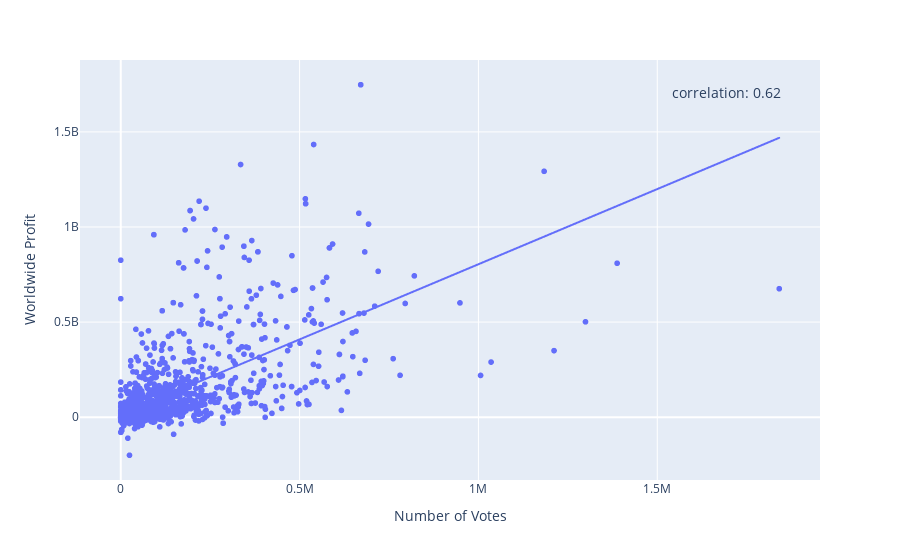

Notebook code cell kept with this figure:
### Markdown cell above
Lets graph numvotes and Worldwide_Profit on a scatterplot

### Code cell
votesProfit = px.scatter(question2DF, x="numvotes", y="Worldwide_Profit", trendline = 'ols')
correlation = question2DF["numvotes"].corr(question2DF["Worldwide_Profit"])
votesProfit.update_layout(annotations=[dict(x=0.95, y=0.95, xref='paper', yref='paper', text=f'correlation: {correlation:.2f}', 
                                 showarrow=False, font=dict(size=14))],xaxis_title='Number of Votes', yaxis_title='Worldwide Profit')

### Figure 1 — Plotly figure (JSON) as saved in the notebook; plotly's stock layout.template omitted (floating-point values rounded to 4 significant figures; data arrays with more than 128 entries replaced by an {"elided": "..."} marker saying what was removed)
{"data": [{"hovertemplate": "numvotes=%{x}<br>Worldwide_Profit=%{y}<extra></extra>", "legendgroup": "", "marker": {"color": "#636efa", "symbol": "circle"}, "mode": "markers", "name": "", "showlegend": false, "type": "scattergl", "x": {"elided": "1652 int values"}, "xaxis": "x", "y": {"elided": "1652 int values"}, "yaxis": "y"}, {"hovertemplate": "<b>OLS trendline</b><br>Worldwide_Profit = 790.596 * numvotes + 1.3618e+07<br>R<sup>2</sup>=0.384544<br><br>numvotes=%{x}<br>Worldwide_Profit=%{y} <b>(trend)</b><extra></extra>", "legendgroup": "", "marker": {"color": "#636efa", "symbol": "circle"}, "mode": "lines", "name": "", "showlegend": false, "type": "scattergl", "x": {"elided": "1652 int values"}, "xaxis": "x", "y": {"elided": "1652 float values"}, "yaxis": "y"}], "layout": {"annotations": [{"font": {"size": 14}, "showarrow": false, "text": "correlation: 0.62", "x": 0.95, "xref": "paper", "y": 0.95, "yref": "paper"}], "legend": {"tracegroupgap": 0}, "margin": {"t": 60}, "xaxis": {"anchor": "y", "domain": [0, 1], "title": {"text": "Number of Votes"}}, "yaxis": {"anchor": "x", "domain": [0, 1], "title": {"text": "Worldwide Profit"}}}}
